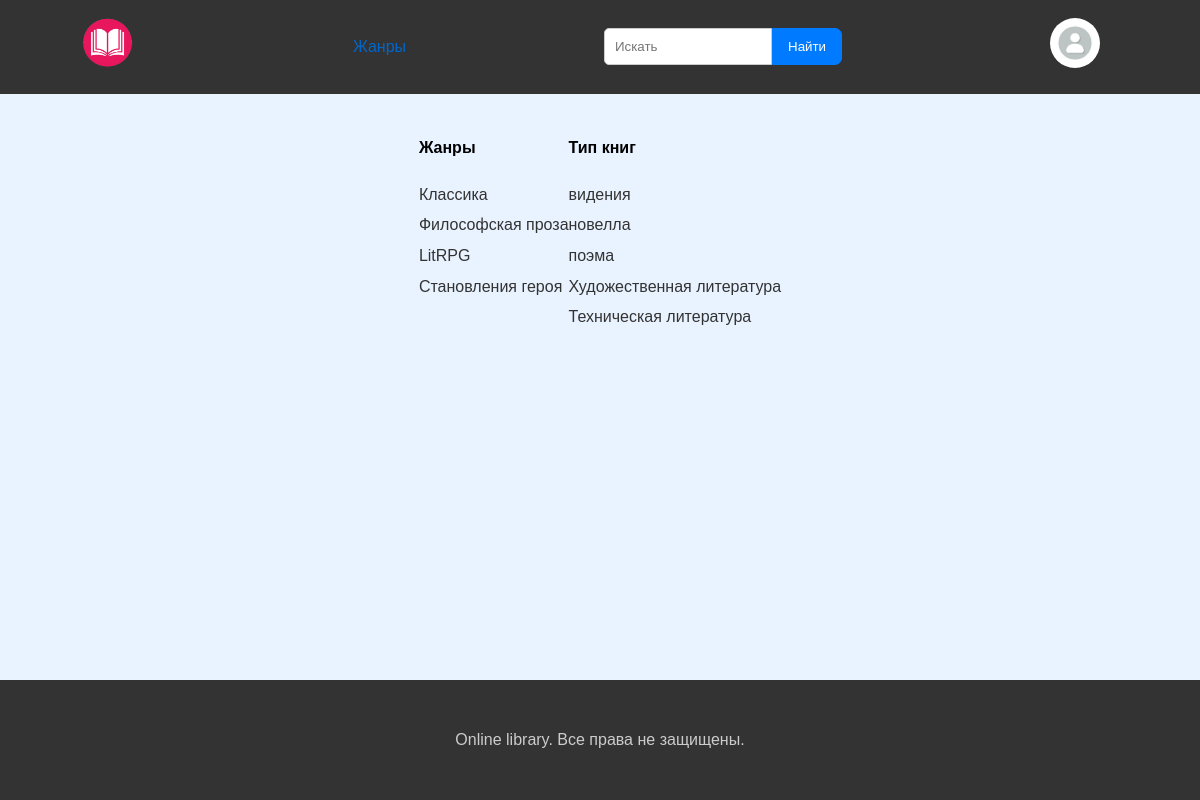
The page /tags/ on the database as committed earlier.
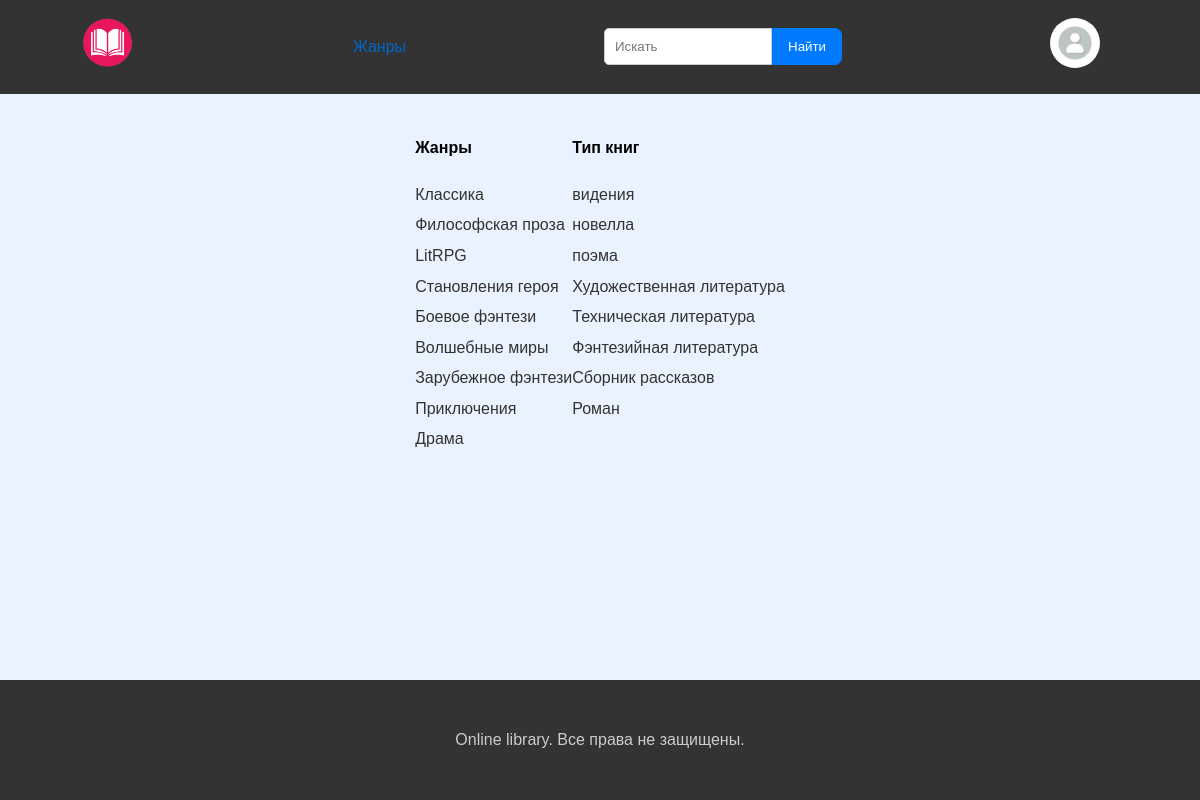
The same page on the database as committed later.
### book_storage/models.py (models this page shows, shortened)
class Genre(models.Model):
    genre = models.CharField(max_length=50, verbose_name='Жанр')
    class Meta:
        verbose_name = 'Жанр'
        verbose_name_plural = 'Жанры'

class TypeOfBook(models.Model):
    type_of_book = models.CharField(max_length=50, verbose_name='Тип книги')
    class Meta:
        verbose_name = 'Тип книги'
        verbose_name_plural = 'Тип книг'

### book_storage/views.py (the view)
# urls.py: path('tags/', tags_page, name='tags_page'),
def tags_page(request):  # try to del
    genres = Genre.objects.all()
    types = TypeOfBook.objects.all()
    data = {'title': 'Выбрать книгу', 'genres': genres, 'types': types, }
    return render(request, 'book_storage/tags_page.html', data)

### book_storage/templates/book_storage/tags_page.html
{% extends 'book_storage/base.html' %}
{% block content %}
<div style="display:flex">
<div class="genres-container">
    <h4>Жанры</h4>
    {% for genre in genres %}
        <a href="{% url 'home_genre' genre.id %}" class="genre-link">{{ genre.genre }}</a>
    {% endfor %}
</div>
<div class="types-container">
    <h4>Тип книг</h4>
    {% for type in types %}
        <a href="{% url 'home_type' type.id %}" class="type-link">{{ type.type_of_book }}</a>
    {% endfor %}
</div>
</div>
{% endblock %}

Rows that differ between the two databases and show on the page:
added Genre: genre "Боевое фэнтези"
added Genre: genre "Волшебные миры"
added Genre: genre "Зарубежное фэнтези"
added Genre: genre "Приключения"
added Genre: genre "Драма"
added TypeOfBook: type_of_book "Фэнтезийная литература"
added TypeOfBook: type_of_book "Сборник рассказов"
added TypeOfBook: type_of_book "Роман"
